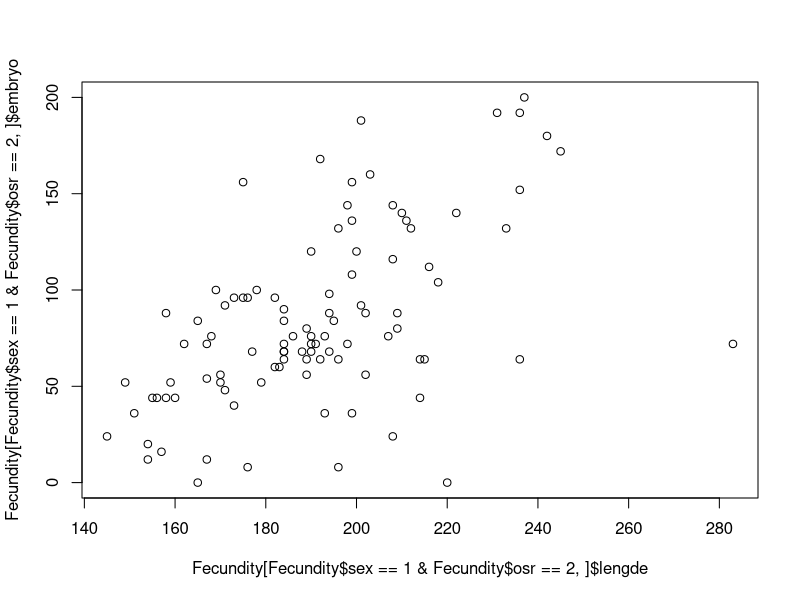
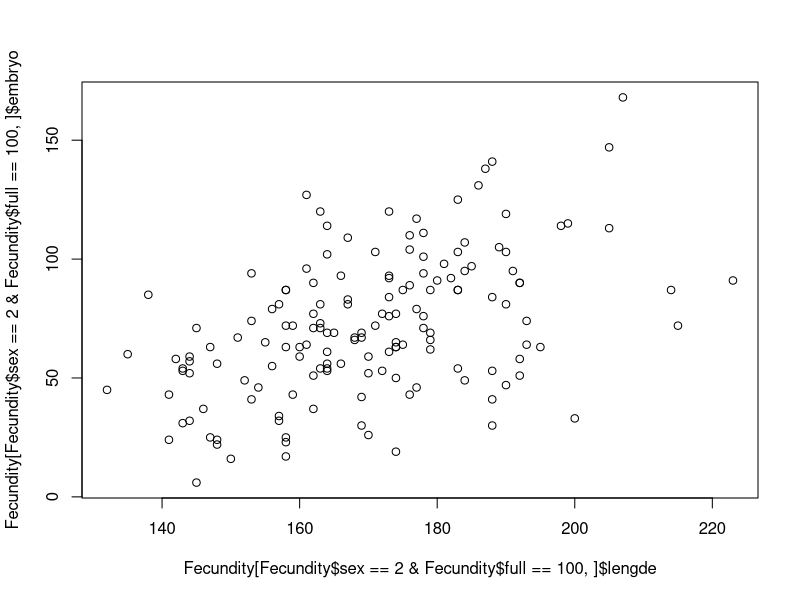
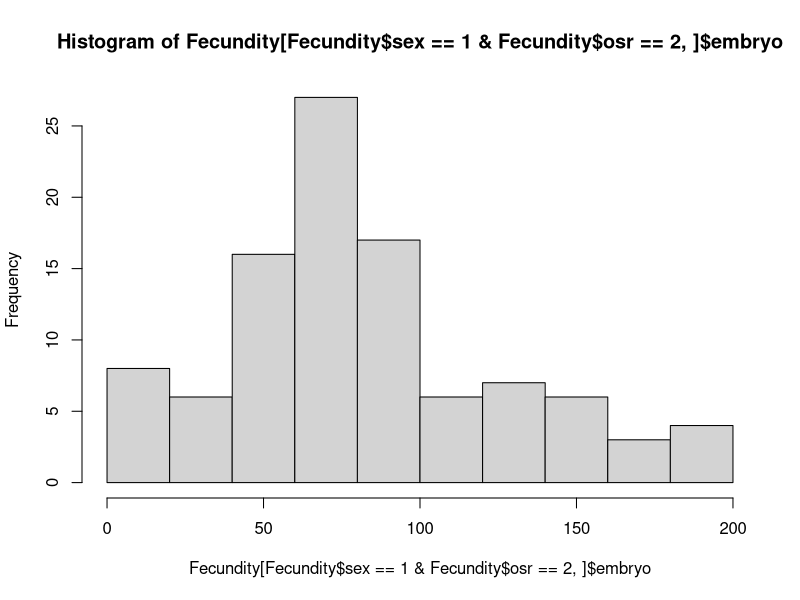

Source code (R) for these figures, in order:
######################################################################
##          Simulation of selection index with random mating        ##
######################################################################

#package needed for standard error
library(plotrix)

#Make sure sampling function behaves the way it should
resample <- function(x, ...) x[sample.int(length(x), ...)]

#Import data
Matings<-read.table("mating.csv", dec=".", sep=";", header=T)
Fecundity<-read.table("Matingsystemdata1.csv", dec=".", sep=";", header=T)

Female_fecundity<-Fecundity[Fecundity$sex==1&Fecundity$osr==2,]$embryo
Male_fecundity<-Fecundity[Fecundity$sex==2&Fecundity$full==100,]$embryo
Male_fecundity<-Male_fecundity[1:155]
egg_vector<-Matings[Matings$OSR==2,]$totalt                       #NEEDS to be changed to the correct sex-ratio male-biased:2 female-biased:1
egg_vector<-sort(egg_vector)

#For male-biased
egg_vector<-egg_vector[c(65:126,166:length(egg_vector))]          #We remove some data with few eggs transferred, assuming that at least some of these are due to the male being full or the female going empty
#egg_vector<-egg_vector[c(16:74,100:length(egg_vector))] 

#For female-biased 
egg_vector<-egg_vector[c(29:89,119:length(egg_vector))]  

#A quick check of the data
summary(tapply(Matings$totalt, Matings$hunn, sum, na.rm=T))
summary(tapply(Matings$totalt, list(Matings$hann,Matings$treatment), sum, na.rm=T))
summary(egg_vector)
plot(Fecundity[Fecundity$sex==1&Fecundity$osr==2,]$lengde,Fecundity[Fecundity$sex==1&Fecundity$osr==2,]$embryo)
plot(Fecundity[Fecundity$sex==2&Fecundity$full==100,]$lengde,Fecundity[Fecundity$sex==2&Fecundity$full==100,]$embryo)
hist(Fecundity[Fecundity$sex==1&Fecundity$osr==2,]$embryo)

#Set parameters for the model
Nf<-10 #number of females
#mean.eggs.females <-84  #Mean number of eggs in a female 
#mean.eggs.trans<-70 #Mean number of eggs transferred in one mating

Nm<-30-Nf #number of males
#mean.space.males <-72  #Mean space in a male
#max.eggs.trans<-80  # Maximum number of eggs that can be transferred during one mating

X<-100 #number of times to repeat simulation


#These are just matrices for storing data, needs to be reset before running a simulation
females<-rep(1:Nf,3)
dim(females)<-c(Nf,3)
males<-rep(1:Nm,3)
dim(males)<-c(Nm,3)
matings<-rep(0,Nm*Nf*X)
dim(matings)<-c(X,Nm,Nf)
repr.success.f<-rep(0,X*Nf)
dim(repr.success.f)<-c(X,Nf)
repr.success.m<-rep(0,X*Nm)
dim(repr.success.m)<-c(X,Nm)
tot.matings.m<-rep(0,X*Nm)
dim(tot.matings.m)<-c(X,Nm)
tot.matings.f<-rep(0,X*Nf)
dim(tot.matings.f)<-c(X,Nf)
OSS<-rep(0,X*2)
dim(OSS)<-c(X,2)
OS<-rep(0,X*2)
dim(OS)<-c(X,2)

egg_vector2<-NA


for (x in 1:X) {        #We do the whole simulation X times
  females[,2]<-sample(Female_fecundity,size=Nf)           #pick random number of eggs 
  females[,3]<-females[,2]                                #copy so we remember
  males[,2]<-sample(Male_fecundity,size=Nm)               #pick random space for eggs 
  males[,3]<-males[,2]                                    #copy so we remember
  while (sum(females[,2])>0&&sum(males[,2])>0){           #While there are still females with eggs and males with space
    females.with.eggs<-resample(females[females[,2]>0,1]) #randomise females
    fem<-females.with.eggs[1]                             #pick a random female
    males.with.space<-resample(males[males[,2]>0,1])      #randomise males
    male<-males.with.space[1]                             #pick random male
    max.eggs<-min(females[fem,2],males[male,2])           #maximum number of eggs that can be transferred is this (lower if female have few eggs or male has little space
    if (max.eggs<4){                                      #if max number of eggs that can be transferred is below 5 then that number will be transferred
      eggs.trans<-max.eggs
      }else {
      eggs.trans<-min(max.eggs,sample(egg_vector,size=1)) # pick a random number of eggs to transfer 
      }
    tranferred.eggs<-eggs.trans[1]                        #pick random number of eggs to transfer
    egg_vector2<-c(egg_vector2,tranferred.eggs)
    if(tranferred.eggs==0){break}
    matings[x,male,fem]<-1                                #register that these individuals have mated
    females[fem,2]<-females[fem,2]-tranferred.eggs        #calculate and store eggs left in female
    males[male,2]<-males[male,2]-tranferred.eggs          #calculate and store space left in male
  }
  repr.success.f[x,]<-females[,3]-females[,2]             #reproductive success=starting number of eggs - number of eggs left
  repr.success.m[x,]<-males[,3]-males[,2]                 #reproductive success=starting space - space left
  for (m in 1:Nm){                                        #for all males
    tot.matings.m[x,m]<-sum(matings[x,m,])                #calculate total number of partners
    }
  for (f in 1:Nf){                                        #for all females
    tot.matings.f[x,f]<-sum(matings[x,,f])                #calculate total number of partners
    }
  OSS[x,1]<-var(tot.matings.m[x,])/(mean(tot.matings.m[x,]))^2   #Calculate opportunity for sexual selection males  
  OSS[x,2]<-var(tot.matings.f[x,])/(mean(tot.matings.f[x,]))^2   #Calculate opportunity for sexual selection females 
  OS[x,1]<-var(repr.success.m[x,])/(mean(repr.success.m[x,]))^2  #Calculate opportunity for selection males 
  OS[x,2]<-var(repr.success.f[x,])/(mean(repr.success.f[x,]))^2  #Calculate opportunity for selection females
  }


#############################################################################################################################
## RESULTS

#Create storage matrix for final results 
 results<-rep(0,8*2)
 dim(results)<-c(2,8)
 colnames(results)<-c('mean_repr','var_repr','mean_mat','var_mat','I','I_SE','Is','Is_SE')
 rownames(results)<-c('females','males')

## Calculate and insert results

# Reproductive success
results[1,1]<-mean(repr.success.f)  
results[1,2]<-mean((var(repr.success.f))^2)    
results[2,1]<-mean(repr.success.m)  
results[2,2]<-mean((var(repr.success.m))^2)

# Matings
results[1,3]<-mean(tot.matings.f)  
results[1,4]<-mean((var(tot.matings.f))^2)             
results[2,3]<-mean(tot.matings.m)  
results[2,4]<-mean((var(tot.matings.m))^2) 
    
#Mean opportunity for sexual selection males   
results[2,7]<-mean(OSS[,1])  
results[2,8]<-std.error(OSS[,1])  

#Mean opportunity for sexual selection females   
results[1,7]<-mean(OSS[,2])  
results[1,8]<-std.error(OSS[,2])
    
#Mean opportunity for selection males   
results[2,5]<-mean(OS[,1])  
results[2,6]<-std.error(OS[,1])  

#Mean opportunity for selection females   
results[1,5]<-mean(OS[,2])  
results[1,6]<-std.error(OS[,2])
    
results #Print table with results
